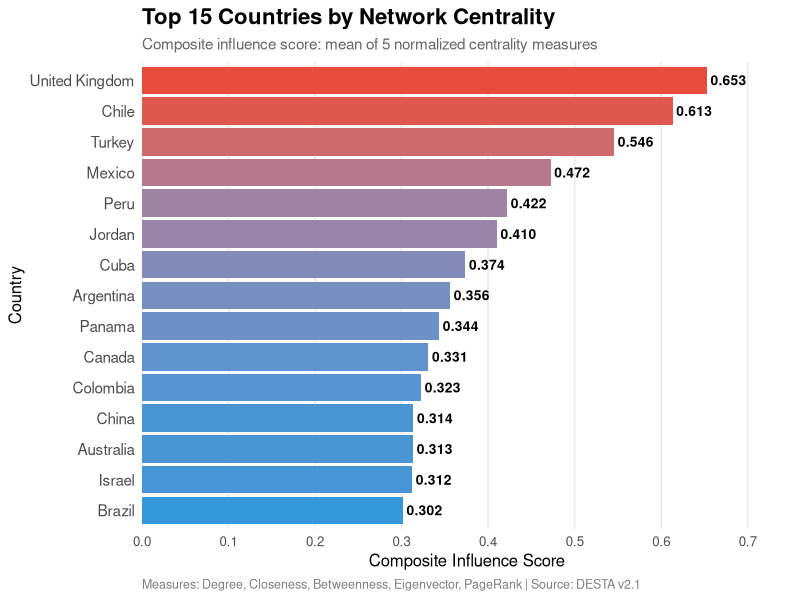

The R script that drew this image:
# ============================================================
# DESTA Network Centrality Analysis
# File: centrality_analysis.R
# Description: Compute multiple centrality measures for the 
#              bilateral trade network and identify hubs vs brokers
# ============================================================

# ---- 1. Load required packages ----
cat("Loading required packages...\n")
required_pkgs <- c("tidyverse", "igraph", "ggplot2", "scales")
missing_pkgs  <- required_pkgs[!sapply(required_pkgs, requireNamespace, quietly = TRUE)]

if (length(missing_pkgs) > 0) {
  cat("Installing missing packages:", paste(missing_pkgs, collapse = ", "), "\n")
  install.packages(missing_pkgs, repos = "https://cloud.r-project.org")
}

library(tidyverse)
library(igraph)
library(ggplot2)
library(scales)

# ---- 2. Load network data ----
cat("\n=== STEP 1: Loading network data ===\n")

if (!file.exists("network_edges.csv") || !file.exists("network_nodes.csv")) {
  stop("Error: network_edges.csv or network_nodes.csv not found.\n",
       "Please run network_diagram.R first to generate these files.")
}

edges <- read_csv("network_edges.csv", show_col_types = FALSE)
nodes <- read_csv("network_nodes.csv", show_col_types = FALSE)

cat("Loaded", nrow(nodes), "nodes and", nrow(edges), "edges\n")

# ---- 3. Build igraph network ----
cat("\n=== STEP 2: Building igraph network ===\n")

# Create igraph object from edges (undirected network)
g <- graph_from_data_frame(
  d = edges %>% select(source, target, weight),
  directed = FALSE,
  vertices = nodes %>% select(country, total_treaties, degree)
)

cat("Network built:\n")
cat("  Vertices:", vcount(g), "\n")
cat("  Edges:", ecount(g), "\n")
cat("  Connected:", is_connected(g), "\n")

# ---- 4. Compute centrality measures ----
cat("\n=== STEP 3: Computing centrality measures ===\n")

# Extract vertex names for the data frame
vertex_names <- V(g)$name

# Compute five centrality measures
cat("  Computing degree centrality...\n")
degree_cent <- degree(g)

cat("  Computing closeness centrality...\n")
closeness_cent <- closeness(g, normalized = FALSE)

cat("  Computing betweenness centrality...\n")
betweenness_cent <- betweenness(g, normalized = FALSE)

cat("  Computing eigenvector centrality...\n")
eigenvector_cent <- eigen_centrality(g, scale = TRUE)$vector

cat("  Computing PageRank...\n")
pagerank_cent <- page_rank(g)$vector

# ---- 5. Create centrality data frame ----
centrality_df <- tibble(
  country = vertex_names,
  degree_raw = degree_cent,
  closeness_raw = closeness_cent,
  betweenness_raw = betweenness_cent,
  eigenvector_raw = eigenvector_cent,
  pagerank_raw = pagerank_cent
)

# ---- 6. Normalize all measures to [0, 1] ----
cat("\n=== STEP 4: Normalizing centrality measures ===\n")

normalize_to_01 <- function(x) {
  if (max(x, na.rm = TRUE) == min(x, na.rm = TRUE)) return(rep(0.5, length(x)))
  (x - min(x, na.rm = TRUE)) / (max(x, na.rm = TRUE) - min(x, na.rm = TRUE))
}

centrality_df <- centrality_df %>%
  mutate(
    degree_norm = normalize_to_01(degree_raw),
    closeness_norm = normalize_to_01(closeness_raw),
    betweenness_norm = normalize_to_01(betweenness_raw),
    eigenvector_norm = normalize_to_01(eigenvector_raw),
    pagerank_norm = normalize_to_01(pagerank_raw)
  )

# ---- 7. Compute composite influence score ----
cat("=== STEP 5: Computing composite influence score ===\n")

centrality_df <- centrality_df %>%
  mutate(
    composite_score = (degree_norm + closeness_norm + betweenness_norm + 
                       eigenvector_norm + pagerank_norm) / 5
  ) %>%
  arrange(desc(composite_score))

# Add rank
centrality_df <- centrality_df %>%
  mutate(rank = row_number())

cat("Top 10 countries by composite influence:\n")
print(centrality_df %>% 
        select(rank, country, composite_score, degree_raw, betweenness_norm) %>%
        slice_head(n = 10))

# ---- 8. Save full centrality table ----
write_csv(centrality_df, "network_centrality.csv")
cat("\n✓ Saved: network_centrality.csv\n")

# ---- 9. Create visualization of top 15 ----
cat("\n=== STEP 6: Creating visualization ===\n")

# Create plots directory if needed
if (!dir.exists("plots")) {
  dir.create("plots")
}

top_15 <- centrality_df %>%
  slice_head(n = 15)

plot6 <- ggplot(top_15, aes(x = reorder(country, composite_score), 
                             y = composite_score, 
                             fill = composite_score)) +
  geom_bar(stat = "identity", show.legend = FALSE) +
  geom_text(aes(label = sprintf("%.3f", composite_score)), 
            hjust = -0.1, size = 3.5, fontface = "bold") +
  coord_flip() +
  labs(
    title = "Top 15 Countries by Network Centrality",
    subtitle = "Composite influence score: mean of 5 normalized centrality measures",
    x = "Country",
    y = "Composite Influence Score",
    caption = "Measures: Degree, Closeness, Betweenness, Eigenvector, PageRank | Source: DESTA v2.1"
  ) +
  theme_minimal(base_size = 12) +
  theme(
    plot.title = element_text(face = "bold", size = 16),
    plot.subtitle = element_text(color = "gray40", size = 11),
    panel.grid.major.y = element_blank(),
    panel.grid.minor = element_blank(),
    plot.caption = element_text(color = "gray50", size = 9, hjust = 0),
    axis.text.y = element_text(size = 11)
  ) +
  scale_fill_gradient(low = "#3498DB", high = "#E74C3C") +
  scale_y_continuous(expand = expansion(mult = c(0, 0.15)), 
                     breaks = seq(0, 1, 0.1))

ggsave("plots/plot6_centrality_top15.png", plot6, 
       width = 12, height = 8, dpi = 100, bg = "white")

cat("✓ Saved: plots/plot6_centrality_top15.png\n")

# ---- 10. Identify network roles: Hubs vs Brokers ----
cat("\n=== STEP 7: Identifying network roles ===\n")

# Classify countries by their centrality profile
centrality_df <- centrality_df %>%
  mutate(
    # Hubs: High degree + high eigenvector (well-connected to other well-connected nodes)
    is_hub = degree_norm > 0.7 & eigenvector_norm > 0.7,
    
    # Brokers: High betweenness but not necessarily high degree 
    # (connect different communities but may not have many direct connections)
    is_broker = betweenness_norm > 0.7 & degree_norm < 0.7,
    
    # Classify role
    role = case_when(
      is_hub & is_broker ~ "Hub & Broker",
      is_hub ~ "Hub",
      is_broker ~ "Broker",
      composite_score > 0.5 ~ "Influential",
      TRUE ~ "Peripheral"
    )
  )

# Update the saved CSV with role classification
write_csv(centrality_df, "network_centrality.csv")

cat("\n=== NETWORK ROLE INTERPRETATION ===\n\n")

# Hubs: Countries with high degree AND high eigenvector centrality
hubs <- centrality_df %>%
  filter(role %in% c("Hub", "Hub & Broker")) %>%
  arrange(desc(eigenvector_norm))

cat("🌟 HUBS (High degree + high eigenvector centrality):\n")
cat("   These countries are densely connected AND connected to other influential nations.\n")
cat("   They are at the center of the trade network and wield significant influence.\n\n")
if (nrow(hubs) > 0) {
  cat("   Top Hubs:\n")
  for (i in 1:min(5, nrow(hubs))) {
    cat(sprintf("   %d. %s (degree: %d, eigenvector: %.3f, composite: %.3f)\n",
                i, hubs$country[i], hubs$degree_raw[i], 
                hubs$eigenvector_raw[i], hubs$composite_score[i]))
  }
} else {
  cat("   None identified in current network.\n")
}

# Brokers: Countries with high betweenness but lower degree
brokers <- centrality_df %>%
  filter(role == "Broker") %>%
  arrange(desc(betweenness_norm))

cat("\n🔗 BROKERS (High betweenness + lower degree):\n")
cat("   These countries bridge different communities in the trade network.\n")
cat("   They may not have the most connections, but they control key pathways\n")
cat("   between different regional or economic blocs.\n\n")
if (nrow(brokers) > 0) {
  cat("   Top Brokers:\n")
  for (i in 1:min(5, nrow(brokers))) {
    cat(sprintf("   %d. %s (degree: %d, betweenness: %.0f, composite: %.3f)\n",
                i, brokers$country[i], brokers$degree_raw[i], 
                brokers$betweenness_raw[i], brokers$composite_score[i]))
  }
} else {
  cat("   None identified with current thresholds.\n")
}

# Countries that are both
both <- centrality_df %>%
  filter(role == "Hub & Broker") %>%
  arrange(desc(composite_score))

cat("\n⭐ HUB & BROKER (High in both dimensions):\n")
cat("   These are the most powerful nodes: densely connected AND bridge communities.\n\n")
if (nrow(both) > 0) {
  cat("   Countries:\n")
  for (i in 1:min(5, nrow(both))) {
    cat(sprintf("   %d. %s (degree: %d, betweenness: %.0f, eigenvector: %.3f)\n",
                i, both$country[i], both$degree_raw[i], 
                both$betweenness_raw[i], both$eigenvector_raw[i]))
  }
} else {
  cat("   None identified in current network.\n")
}

# Summary statistics by role
cat("\n=== ROLE DISTRIBUTION ===\n")
role_summary <- centrality_df %>%
  count(role, sort = TRUE)
print(role_summary)

cat("\n=== ANALYSIS COMPLETE ===\n")
cat("Files generated:\n")
cat("  1. network_centrality.csv (full centrality scores for all countries)\n")
cat("  2. plots/plot6_centrality_top15.png (visualization of top 15 countries)\n")
cat("\nKey Insights:\n")
cat("  - Degree: Measures raw activity (number of trading partners)\n")
cat("  - Closeness: How easily a node reaches all others in the network\n")
cat("  - Betweenness: Brokerage power (control of paths between communities)\n")
cat("  - Eigenvector: Prestige (connected to other influential nodes)\n")
cat("  - PageRank: Random-walk-based importance with damping\n")
cat("  - Composite: Average of all normalized measures\n")
cat("\nInterpretation:\n")
cat("  - Hubs = High degree + high eigenvector → Central, influential players\n")
cat("  - Brokers = High betweenness + lower degree → Bridge different communities\n")
cat("  - Hub & Broker = Both → Most powerful positions in the network\n")
